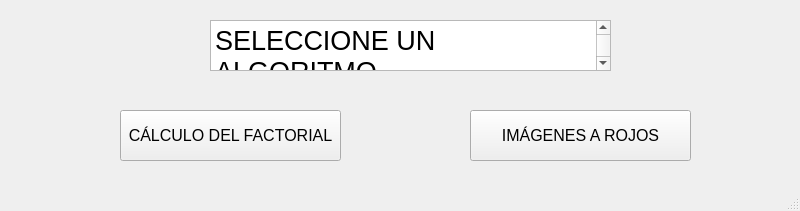
<?xml version="1.0" encoding="UTF-8"?>
<ui version="4.0">
 <class>MainWindow</class>
 <widget class="QMainWindow" name="MainWindow">
  <property name="geometry">
   <rect>
    <x>0</x>
    <y>0</y>
    <width>800</width>
    <height>211</height>
   </rect>
  </property>
  <property name="windowTitle">
   <string>MainWindow</string>
  </property>
  <widget class="QWidget" name="centralwidget">
   <widget class="QPlainTextEdit" name="plainTextEdit">
    <property name="geometry">
     <rect>
      <x>210</x>
      <y>20</y>
      <width>401</width>
      <height>51</height>
     </rect>
    </property>
    <property name="font">
     <font>
      <pointsize>20</pointsize>
     </font>
    </property>
    <property name="plainText">
     <string>SELECCIONE UN ALGORITMO</string>
    </property>
   </widget>
   <widget class="QPushButton" name="factorialButton">
    <property name="geometry">
     <rect>
      <x>120</x>
      <y>110</y>
      <width>221</width>
      <height>51</height>
     </rect>
    </property>
    <property name="font">
     <font>
      <pointsize>12</pointsize>
     </font>
    </property>
    <property name="text">
     <string>CÁLCULO DEL FACTORIAL</string>
    </property>
   </widget>
   <widget class="QPushButton" name="imagenButton">
    <property name="geometry">
     <rect>
      <x>470</x>
      <y>110</y>
      <width>221</width>
      <height>51</height>
     </rect>
    </property>
    <property name="font">
     <font>
      <pointsize>12</pointsize>
     </font>
    </property>
    <property name="text">
     <string>IMÁGENES A ROJOS</string>
    </property>
   </widget>
  </widget>
  <widget class="QStatusBar" name="statusbar"/>
 </widget>
 <resources/>
 <connections/>
</ui>
